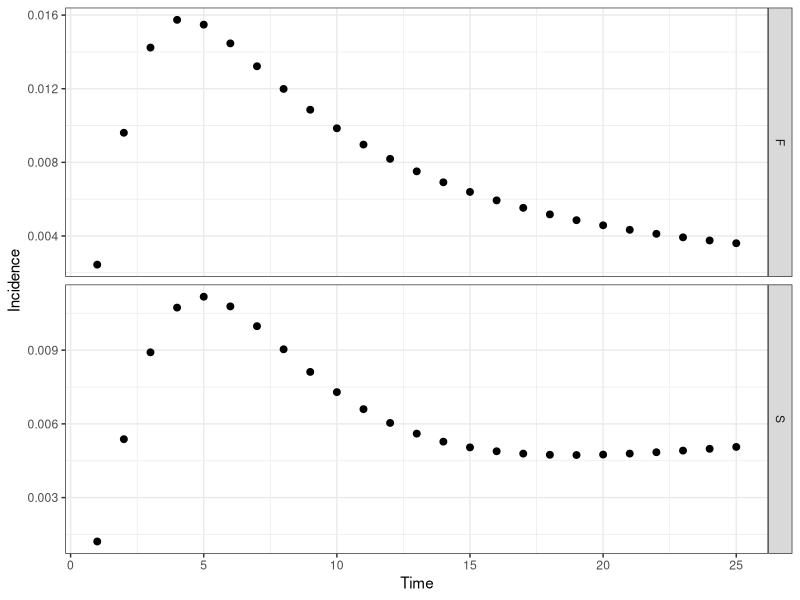

Recreate this plot in R.
# CF McQuaid & RMGJ Houben
# Start 21/04/2017 ---> current version 26/04/2017
# Cohort model of TB including regression and a slow stream
########################################
#         ^     ^     ^     ^          #
#      -> Q <-> S <-> C <-> Y -> M     # Q - Quiescent, S - Subclinical, C - Minimal (C+S-), Y - Disseminated (C+S+, symptomatic), M - Death (due to disease)
#     /   ^     ^                      #
#    E    |     |                      # E - Recently Infected, T - Cumulative incidence
#     \   v     v                      #
#      -> K <-> Z                      # K - Quiescent (slow stream), Z- Subclinical (slow stream),
#         v     v                      #
########################################
##set wd depending on who is coding/playing
setwd("C:/Users/cfmcquaid/Simulations")
#setwd("/Users/ReinHouben/Filr/ifolder/Applications (funding and jobs)/2016 - ERC starting grant/Rmodel_nathis/NatHistCoh")

#Next steps
# 1. get the prop inc disease after 5 years to 5%
###   How: play with Eq and Ek values, OR increase progression parameters
# 2. achieve 1 + start higher and sharper decrease in early years
###   How: change initial states to more realistic point, based on what prev of disease would be at screening
###   Also increase progression rates, while decreasing proportion that goes into the fast pathway

library("reshape2"); library("deSolve"); library("ggplot2"); library("plyr"); #source("Completed/theme_dark.R")
# Parameter sets: Average (), Wax (regression), Slow (slow), Full (regression, slow)
# Ax - rate from compartment A to compartment X, Omega - background mortality
paramA <- c(Eq=1.00, Ek=0.00, Qs=0.03, Qk=0.00, Kz=0.00, Kq=0.00, Sc=0.22, Sq=0.00, Sz=0.00, Zk=0.00, Zs=0.00, Cy=0.22, Cs=0.00, Ym=0.25, Yc=0.00, Omega=0)
paramW <- c(Eq=1.00, Ek=0.00, Qs=0.03, Qk=0.00, Kz=0.00, Kq=0.00, Sc=0.50, Sq=0.25, Sz=0.00, Zk=0.00, Zs=0.00, Cy=0.50, Cs=0.25, Ym=0.50, Yc=0.25, Omega=0)
paramS <- c(Eq=0.10, Ek=0.90, Qs=0.50, Qk=0.00, Kz=0.01, Kq=0.00, Sc=0.22, Sq=0.00, Sz=0.00, Zk=0.00, Zs=0.05, Cy=0.22, Cs=0.00, Ym=0.25, Yc=0.00, Omega=0)
paramF <- c(Eq=0.10, Ek=0.90, Qs=0.50, Qk=0.00, Kz=0.01, Kq=0.00, Sc=0.50, Sq=0.25, Sz=0.00, Zk=0.25, Zs=0.05, Cy=0.50, Cs=0.25, Ym=0.50, Yc=0.25, Omega=0)
# Initial states of compartments
state <- c(E=100000, Q=0, K=0, S=0, Z=0, C=0, Y=0, M=0, T=0)
# Timespan for simulation
times <- seq(0, 25, by = 1)
# ODEfunction
regr <- function(t, state, parameters){
  with(as.list(c(state, parameters)), {
   # rates of change
   dE <- - (Eq + Ek)*E
   dQ <- + Eq*E + Sq*S + Kq*K - (Qs + Qk + Omega)*Q
   dK <- + Ek*E + Zk*Z + Qk*Q - (Kz + Kq + Omega)*K
   dS <- + Qs*Q + Cs*C + Zs*Z - (Sc + Sq + Sz + Omega)*S
   dZ <- + Kz*K + Sz*S - (Zk + Zs + Omega)*Z
   dC <- + Sc*S + Yc*Y - (Cs + Cy + Omega)*C
   dY <- + Cy*C -(Yc + Ym + Omega)*Y
   dM <- + Ym*Y
   dT <- + Sc*S / (E + Q + K + S + Z + C + Y + M)
   # return the rate of change
   list(c(dE, dQ, dK, dS, dZ, dC, dY, dM, dT))
  })
}
# Calculations
outA <- ode(y = state, times = times, func = regr, parms = paramA); outW <- ode(y = state, times = times, func = regr, parms = paramW); outS <- ode(y = state, times = times, func = regr, parms = paramS); outF <- ode(y = state, times = times, func = regr, parms = paramF)
outA <- as.data.frame(outA); outW <- as.data.frame(outW); outS <- as.data.frame(outS); outF <- as.data.frame(outF)
# Calculating incidence by subtracting the previous year's cumulative incidence from this year's
outA$inc <- head(c(outA$T,0) - c(0,outA$T),-1); outW$inc <- head(c(outW$T,0) - c(0,outW$T),-1); outS$inc <- head(c(outS$T,0) - c(0,outS$T),-1); outF$inc <- head(c(outF$T,0) - c(0,outF$T),-1); 
# Removing the first data point at time zero as we only sample after a year
outA <- outA[-c(1), ]; outW <- outW[-c(1), ]; outS <- outS[-c(1), ]; outF <- outF[-c(1), ]; 
# Formatting the data for plotting - putting into a melted data.fame, with additional columns for the source matrix
outA <- melt(outA, id.vars = c("time")); outW <- melt(outW, id.vars = c("time")); outS <- melt(outS, id.vars = c("time")); outF <- melt(outF, id.vars = c("time"))
outA$source <- "A"; outW$source <- "W"; outS$source <- "S"; outF$source <- "F"
out <- rbind(outA, outW, outS, outF)
# Plot output
theme_set(theme_bw())
##all scenarios
# ggplot(out[out$variable %in% c("inc"), ], aes(time, value)) + geom_point(size=2) + labs(x = "Time", y = "Incidence") + facet_grid(source ~ . , scales = "free")
##slow and slow+regression only (S+F)
out2 <- subset(out, source=='F' | source == 'S', select=time:source)  
ggplot(out2[out2$variable %in% c("inc"), ], aes(time, value)) + geom_point(size=2) + labs(x = "Time", y = "Incidence") + facet_grid(source ~ . , scales = "free")

# Fitting parameters and state: proportion of individuals disease or dead (due to TB) after Otime years, using parameter set Osource
Osource <- "A"; Otime <- 5
Osize <- out[which(out$source == Osource & out$variable %in% c("E", "Q", "S", "K", "Z",  "C", "Y", "M") & out$time == Otime), ];
Oinc <- out[which(out$source == Osource & out$variable %in% c("T") & out$time == Otime), ];
# Point prevalence: total incidence excluding those that may have regressed
sum(Osize$value[Osize$variable %in% c("C", "Y", "M")]) / sum(Osize$value)
# Cumulative incidence: total incidence including those that may have regressed
Oinc$value
